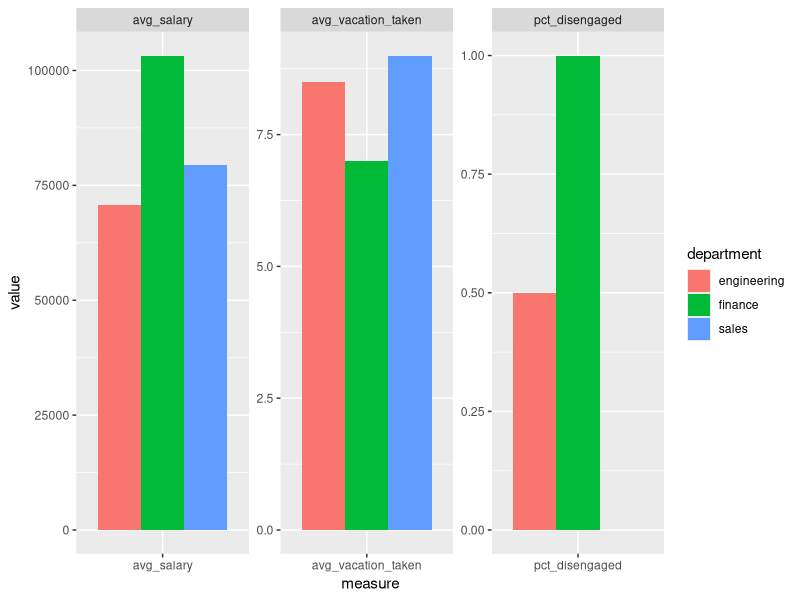
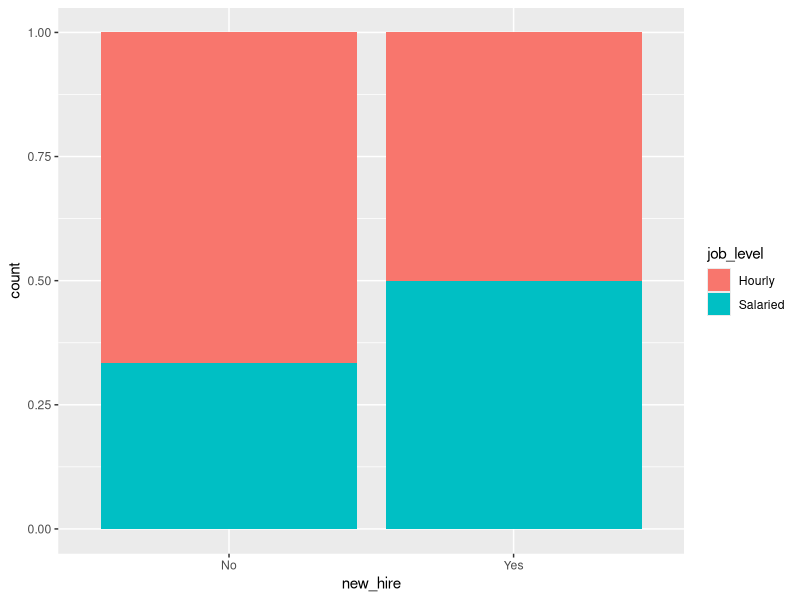
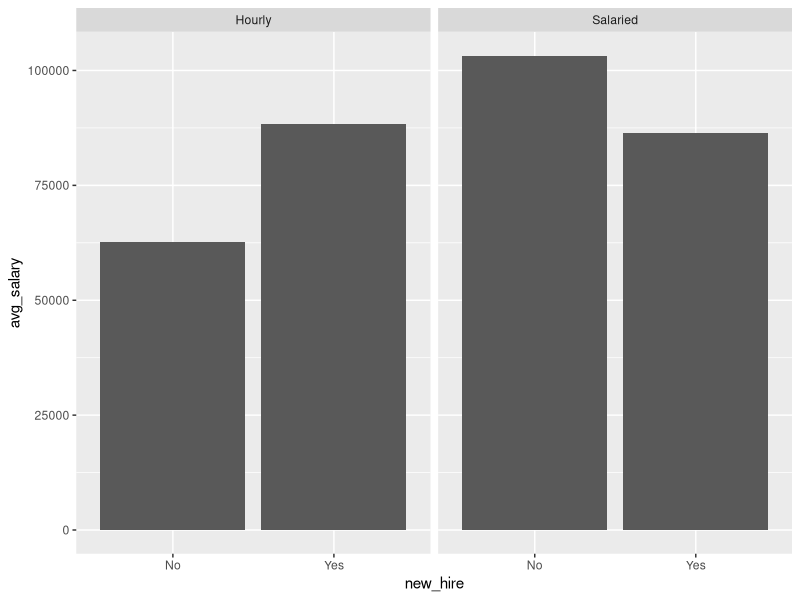

Here is the R script that generated these plots, in order: (Note: this script raises an error after producing the figures.)
# Load the packages
#library(readr)
library(dplyr)
library(readxl)
library(ggplot2)
library(tidyr)

# Import the data
#survey <- read_csv("survey_data.csv")
excel_sheets("survey_data.xlsx")
survey <- read_excel("survey_data.xlsx", sheet = 1, col_names = TRUE, col_types = NULL, na = "", skip = 0)

# Get an overview of the data
summary(survey)

# Examine the counts of the department variable
survey %>%
  count(department)

# Output the average engagement score for each department, sorted
survey %>%
  group_by(department) %>%
  summarise(avg_engagement= mean(engagement)) %>%
  arrange(avg_engagement)

# Create the disengaged variable and assign the result to survey
survey_disengaged <- survey %>% 
  mutate(disengaged = ifelse(engagement <= 2, 1, 0)) 

survey_disengaged

# Summarize the three variables by department
survey_summary <- survey_disengaged %>%
  group_by(department) %>%
  summarise(pct_disengaged= mean(disengaged),
            avg_salary= mean(salary),avg_vacation_taken= mean(vacation_days_taken))

survey_summary

# Gather data for plotting
survey_gathered <- survey_summary %>% 
  gather(key = "measure", value = "value",
         pct_disengaged, avg_salary, avg_vacation_taken)

# Create three bar charts
ggplot(survey_gathered, aes(measure, value, fill= department)) +
  geom_col(position= 'dodge') +
  facet_wrap(~ measure, scale="free")

# Add the in_sales variable
survey_sales <- survey_disengaged %>%
  mutate(in_sales = ifelse(department == "sales", "Sales", "Other"))

# Test the hypothesis using survey_sales
chisq.test(survey_sales$in_sales, survey_sales$disengaged)

# Is the result significant?(manually check p-value <0.05)
# 5e-1 in decimal form is 0.5 (means 5×10^-1 )
significant <- TRUE

# Test the hypothesis using the survey_sales data
t.test(vacation_days_taken ~ in_sales, data = survey_sales)

# Is the result significant?
significant <- TRUE

# Import the data
#pay <- read_csv("fair_pay_data.csv")
pay <- read_excel("survey_data.xlsx", sheet = 1, col_names = TRUE, col_types = NULL, na = "", skip = 0)

# Get an overview of the data
summary(pay)

# Perform the correct statistical test
t.test(salary ~ new_hire, data = pay)

# Do the same test, and tidy up the output
library(broom)
t.test(salary ~ new_hire, data = pay) %>%
  tidy()

# Is the result significant? (p-value > 0.05)
significant <- FALSE

# comparison, other values we don"t compare has to be static
# continuous variable: age
# discrete variable: location, department
# fill: same length bar chart
# Create a stacked bar chart
ggplot(pay,aes(x=new_hire, fill=job_level)) +
  geom_bar(position="fill")

# Calculate the average salary for each group of interest
pay_grouped <- pay %>% 
  group_by(new_hire, job_level) %>% 
  summarize(avg_salary = mean(salary))

# Graph the results using facet_wrap()  
pay_grouped %>%
  ggplot(aes(x=new_hire, y=avg_salary)) +
  geom_col() +
  facet_wrap(facets= ~ job_level)

# Load the package
library(broom)

# Filter the data to include only hourly employees
pay_filter <- pay %>%
  filter(job_level== 'Hourly')

# Test the difference in pay
t.test(data=pay_filter, salary ~ new_hire) %>%
  tidy()


# Is the result significant?
significant <- FALSE
